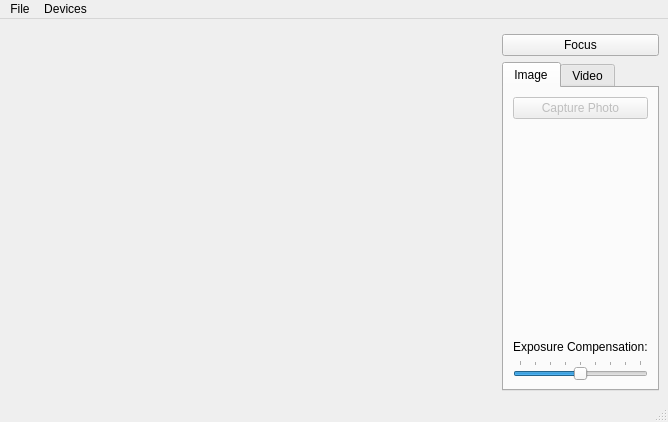
<?xml version="1.0" encoding="UTF-8"?>
<ui version="4.0">
 <class>Camera</class>
 <widget class="QMainWindow" name="Camera">
  <property name="geometry">
   <rect>
    <x>0</x>
    <y>0</y>
    <width>668</width>
    <height>422</height>
   </rect>
  </property>
  <property name="windowTitle">
   <string>Camera</string>
  </property>
  <widget class="QWidget" name="centralwidget">
   <layout class="QGridLayout" name="gridLayout_3">
    <item row="0" column="0" rowspan="3">
     <widget class="QStackedWidget" name="stackedWidget">
      <property name="sizePolicy">
       <sizepolicy hsizetype="Preferred" vsizetype="Preferred">
        <horstretch>1</horstretch>
        <verstretch>0</verstretch>
       </sizepolicy>
      </property>
      <property name="palette">
       <palette>
        <active>
         <colorrole role="Base">
          <brush brushstyle="SolidPattern">
           <color alpha="255">
            <red>255</red>
            <green>255</green>
            <blue>255</blue>
           </color>
          </brush>
         </colorrole>
         <colorrole role="Window">
          <brush brushstyle="SolidPattern">
           <color alpha="255">
            <red>145</red>
            <green>145</green>
            <blue>145</blue>
           </color>
          </brush>
         </colorrole>
        </active>
        <inactive>
         <colorrole role="Base">
          <brush brushstyle="SolidPattern">
           <color alpha="255">
            <red>255</red>
            <green>255</green>
            <blue>255</blue>
           </color>
          </brush>
         </colorrole>
         <colorrole role="Window">
          <brush brushstyle="SolidPattern">
           <color alpha="255">
            <red>145</red>
            <green>145</green>
            <blue>145</blue>
           </color>
          </brush>
         </colorrole>
        </inactive>
        <disabled>
         <colorrole role="Base">
          <brush brushstyle="SolidPattern">
           <color alpha="255">
            <red>145</red>
            <green>145</green>
            <blue>145</blue>
           </color>
          </brush>
         </colorrole>
         <colorrole role="Window">
          <brush brushstyle="SolidPattern">
           <color alpha="255">
            <red>145</red>
            <green>145</green>
            <blue>145</blue>
           </color>
          </brush>
         </colorrole>
        </disabled>
       </palette>
      </property>
      <property name="currentIndex">
       <number>0</number>
      </property>
      <widget class="QWidget" name="viewfinderPage">
       <layout class="QGridLayout" name="gridLayout_5">
        <item row="0" column="0">
         <widget class="QCameraViewfinder" name="viewfinder" native="true"/>
        </item>
       </layout>
      </widget>
      <widget class="QWidget" name="previewPage">
       <layout class="QGridLayout" name="gridLayout_4">
        <item row="0" column="0">
         <widget class="QLabel" name="lastImagePreviewLabel">
          <property name="sizePolicy">
           <sizepolicy hsizetype="Preferred" vsizetype="MinimumExpanding">
            <horstretch>0</horstretch>
            <verstretch>0</verstretch>
           </sizepolicy>
          </property>
          <property name="frameShape">
           <enum>QFrame::Box</enum>
          </property>
          <property name="text">
           <string/>
          </property>
         </widget>
        </item>
       </layout>
      </widget>
     </widget>
    </item>
    <item row="1" column="1" colspan="2">
     <widget class="QPushButton" name="lockButton">
      <property name="text">
       <string>Focus</string>
      </property>
     </widget>
    </item>
    <item row="2" column="1" colspan="2">
     <widget class="QTabWidget" name="captureWidget">
      <property name="currentIndex">
       <number>0</number>
      </property>
      <widget class="QWidget" name="tab_2">
       <attribute name="title">
        <string>Image</string>
       </attribute>
       <layout class="QGridLayout" name="gridLayout">
        <item row="0" column="0">
         <widget class="QPushButton" name="takeImageButton">
          <property name="enabled">
           <bool>false</bool>
          </property>
          <property name="text">
           <string>Capture Photo</string>
          </property>
          <property name="icon">
           <iconset theme="shutter">
            <normaloff>.</normaloff>.</iconset>
          </property>
         </widget>
        </item>
        <item row="1" column="0">
         <spacer name="verticalSpacer_2">
          <property name="orientation">
           <enum>Qt::Vertical</enum>
          </property>
          <property name="sizeHint" stdset="0">
           <size>
            <width>20</width>
            <height>161</height>
           </size>
          </property>
         </spacer>
        </item>
        <item row="2" column="0">
         <widget class="QLabel" name="label">
          <property name="text">
           <string>Exposure Compensation:</string>
          </property>
         </widget>
        </item>
        <item row="3" column="0">
         <widget class="QSlider" name="exposureCompensation">
          <property name="minimum">
           <number>-4</number>
          </property>
          <property name="maximum">
           <number>4</number>
          </property>
          <property name="pageStep">
           <number>2</number>
          </property>
          <property name="orientation">
           <enum>Qt::Horizontal</enum>
          </property>
          <property name="tickPosition">
           <enum>QSlider::TicksAbove</enum>
          </property>
         </widget>
        </item>
       </layout>
      </widget>
      <widget class="QWidget" name="tab">
       <attribute name="title">
        <string>Video</string>
       </attribute>
       <layout class="QGridLayout" name="gridLayout_2">
        <item row="0" column="0">
         <widget class="QPushButton" name="recordButton">
          <property name="text">
           <string>Record</string>
          </property>
         </widget>
        </item>
        <item row="1" column="0">
         <widget class="QPushButton" name="pauseButton">
          <property name="text">
           <string>Pause</string>
          </property>
         </widget>
        </item>
        <item row="2" column="0">
         <widget class="QPushButton" name="stopButton">
          <property name="text">
           <string>Stop</string>
          </property>
         </widget>
        </item>
        <item row="3" column="0">
         <spacer name="verticalSpacer">
          <property name="orientation">
           <enum>Qt::Vertical</enum>
          </property>
          <property name="sizeHint" stdset="0">
           <size>
            <width>20</width>
            <height>76</height>
           </size>
          </property>
         </spacer>
        </item>
        <item row="4" column="0">
         <widget class="QPushButton" name="muteButton">
          <property name="text">
           <string>Mute</string>
          </property>
          <property name="checkable">
           <bool>true</bool>
          </property>
         </widget>
        </item>
       </layout>
      </widget>
     </widget>
    </item>
   </layout>
  </widget>
  <widget class="QMenuBar" name="menubar">
   <property name="geometry">
    <rect>
     <x>0</x>
     <y>0</y>
     <width>668</width>
     <height>26</height>
    </rect>
   </property>
   <widget class="QMenu" name="menuFile">
    <property name="title">
     <string>File</string>
    </property>
    <addaction name="actionStartCamera"/>
    <addaction name="actionStopCamera"/>
    <addaction name="separator"/>
    <addaction name="actionSettings"/>
    <addaction name="separator"/>
    <addaction name="actionExit"/>
   </widget>
   <widget class="QMenu" name="menuDevices">
    <property name="title">
     <string>Devices</string>
    </property>
   </widget>
   <addaction name="menuFile"/>
   <addaction name="menuDevices"/>
  </widget>
  <widget class="QStatusBar" name="statusbar"/>
  <action name="actionExit">
   <property name="text">
    <string>Exit</string>
   </property>
  </action>
  <action name="actionStartCamera">
   <property name="text">
    <string>Start Camera</string>
   </property>
  </action>
  <action name="actionStopCamera">
   <property name="text">
    <string>Stop Camera</string>
   </property>
  </action>
  <action name="actionSettings">
   <property name="text">
    <string>Settings</string>
   </property>
  </action>
 </widget>
 <customwidgets>
  <customwidget>
   <class>QCameraViewfinder</class>
   <extends>QWidget</extends>
   <header>qcameraviewfinder.h</header>
   <container>1</container>
  </customwidget>
 </customwidgets>
 <resources/>
 <connections>
  <connection>
   <sender>recordButton</sender>
   <signal>clicked()</signal>
   <receiver>Camera</receiver>
   <slot>record()</slot>
   <hints>
    <hint type="sourcelabel">
     <x>647</x>
     <y>149</y>
    </hint>
    <hint type="destinationlabel">
     <x>61</x>
     <y>238</y>
    </hint>
   </hints>
  </connection>
  <connection>
   <sender>stopButton</sender>
   <signal>clicked()</signal>
   <receiver>Camera</receiver>
   <slot>stop()</slot>
   <hints>
    <hint type="sourcelabel">
     <x>647</x>
     <y>225</y>
    </hint>
    <hint type="destinationlabel">
     <x>140</x>
     <y>236</y>
    </hint>
   </hints>
  </connection>
  <connection>
   <sender>pauseButton</sender>
   <signal>clicked()</signal>
   <receiver>Camera</receiver>
   <slot>pause()</slot>
   <hints>
    <hint type="sourcelabel">
     <x>647</x>
     <y>187</y>
    </hint>
    <hint type="destinationlabel">
     <x>234</x>
     <y>237</y>
    </hint>
   </hints>
  </connection>
  <connection>
   <sender>actionExit</sender>
   <signal>triggered()</signal>
   <receiver>Camera</receiver>
   <slot>close()</slot>
   <hints>
    <hint type="sourcelabel">
     <x>-1</x>
     <y>-1</y>
    </hint>
    <hint type="destinationlabel">
     <x>154</x>
     <y>130</y>
    </hint>
   </hints>
  </connection>
  <connection>
   <sender>takeImageButton</sender>
   <signal>clicked()</signal>
   <receiver>Camera</receiver>
   <slot>takeImage()</slot>
   <hints>
    <hint type="sourcelabel">
     <x>625</x>
     <y>132</y>
    </hint>
    <hint type="destinationlabel">
     <x>603</x>
     <y>169</y>
    </hint>
   </hints>
  </connection>
  <connection>
   <sender>lockButton</sender>
   <signal>clicked()</signal>
   <receiver>Camera</receiver>
   <slot>toggleLock()</slot>
   <hints>
    <hint type="sourcelabel">
     <x>658</x>
     <y>75</y>
    </hint>
    <hint type="destinationlabel">
     <x>453</x>
     <y>119</y>
    </hint>
   </hints>
  </connection>
  <connection>
   <sender>muteButton</sender>
   <signal>toggled(bool)</signal>
   <receiver>Camera</receiver>
   <slot>setMuted(bool)</slot>
   <hints>
    <hint type="sourcelabel">
     <x>647</x>
     <y>377</y>
    </hint>
    <hint type="destinationlabel">
     <x>5</x>
     <y>280</y>
    </hint>
   </hints>
  </connection>
  <connection>
   <sender>exposureCompensation</sender>
   <signal>valueChanged(int)</signal>
   <receiver>Camera</receiver>
   <slot>setExposureCompensation(int)</slot>
   <hints>
    <hint type="sourcelabel">
     <x>559</x>
     <y>367</y>
    </hint>
    <hint type="destinationlabel">
     <x>665</x>
     <y>365</y>
    </hint>
   </hints>
  </connection>
  <connection>
   <sender>actionSettings</sender>
   <signal>triggered()</signal>
   <receiver>Camera</receiver>
   <slot>configureCaptureSettings()</slot>
   <hints>
    <hint type="sourcelabel">
     <x>-1</x>
     <y>-1</y>
    </hint>
    <hint type="destinationlabel">
     <x>333</x>
     <y>210</y>
    </hint>
   </hints>
  </connection>
  <connection>
   <sender>actionStartCamera</sender>
   <signal>triggered()</signal>
   <receiver>Camera</receiver>
   <slot>startCamera()</slot>
   <hints>
    <hint type="sourcelabel">
     <x>-1</x>
     <y>-1</y>
    </hint>
    <hint type="destinationlabel">
     <x>333</x>
     <y>210</y>
    </hint>
   </hints>
  </connection>
  <connection>
   <sender>actionStopCamera</sender>
   <signal>triggered()</signal>
   <receiver>Camera</receiver>
   <slot>stopCamera()</slot>
   <hints>
    <hint type="sourcelabel">
     <x>-1</x>
     <y>-1</y>
    </hint>
    <hint type="destinationlabel">
     <x>333</x>
     <y>210</y>
    </hint>
   </hints>
  </connection>
 </connections>
 <slots>
  <slot>record()</slot>
  <slot>pause()</slot>
  <slot>stop()</slot>
  <slot>enablePreview(bool)</slot>
  <slot>configureCaptureSettings()</slot>
  <slot>takeImage()</slot>
  <slot>startCamera()</slot>
  <slot>toggleLock()</slot>
  <slot>setMuted(bool)</slot>
  <slot>stopCamera()</slot>
  <slot>setExposureCompensation(int)</slot>
 </slots>
</ui>
